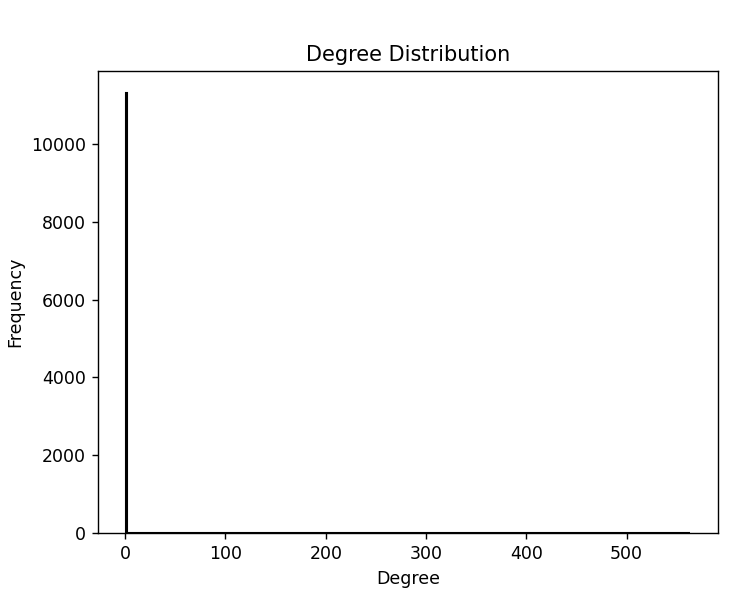

Write Python code to recreate this figure.
import networkx as nx
import pandas as pd
import matplotlib.pyplot as plt

# Load data
edges = pd.read_csv('youtube_edges.csv')
nodes = pd.read_csv('youtube_nodes.csv')

# Extract only the Source and Target columns
edges = edges[['Source', 'Target']]

# Create graph
G = nx.Graph()
G.add_edges_from(edges.values)

# Degree distribution
degrees = [deg for node, deg in G.degree()]
plt.hist(degrees, bins=range(min(degrees), max(degrees) + 1), edgecolor='black', linewidth=1.2)
plt.title('Degree Distribution')
plt.xlabel('Degree')
plt.ylabel('Frequency')
plt.show()
